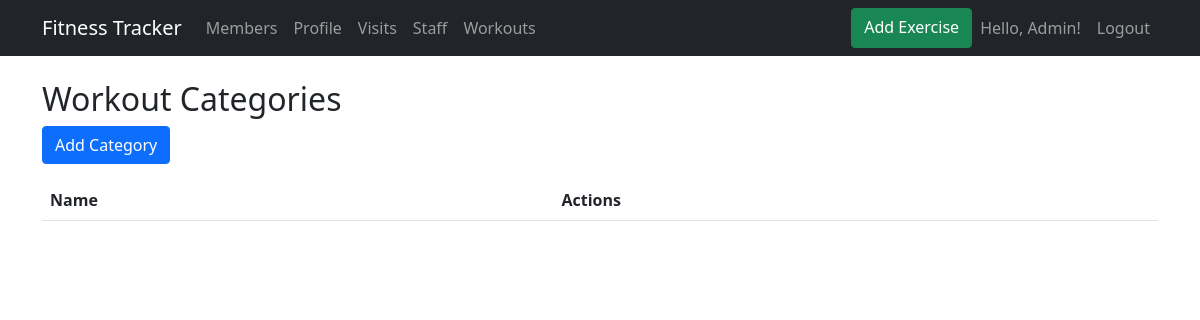
Page /categories/ (signed in) on the earlier database version.
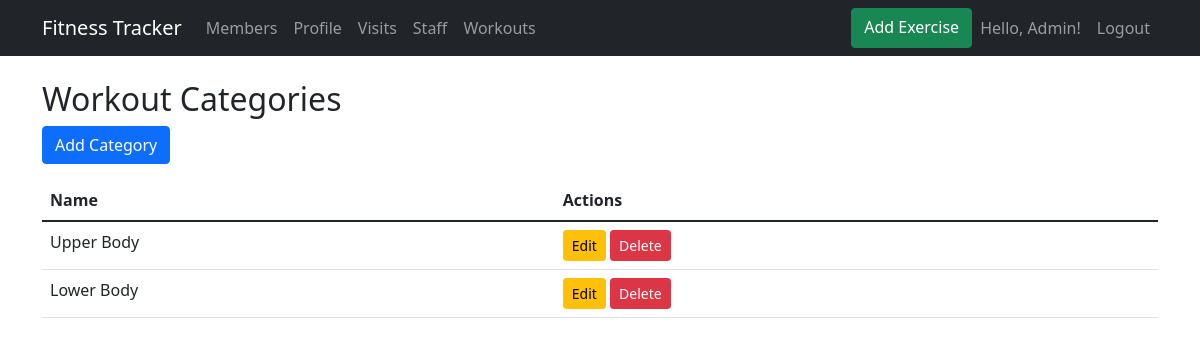
Same page on the later database version.
### fitness/models.py (models this page shows, shortened)
class WorkoutCategory(models.Model):
    name = models.CharField(max_length=100)
    created_at = models.DateTimeField(auto_now_add=True)
    updated_at = models.DateTimeField(auto_now=True)

### fitness/views.py (the view)
# urls.py: path('categories/', views.category_list, name='category_list'),
@login_required
def category_list(request):
    categories = WorkoutCategory.objects.all()
    return render(request, 'fitness/category_list.html', {'categories': categories})

### fitness/templates/fitness/category_list.html
{% extends 'base.html' %}
{% block content %}
<h2>Workout Categories</h2>
<a href="{% url 'category_create' %}" class="btn btn-primary mb-3">Add Category</a>
<table class="table">
    <thead>
        <tr>
            <th>Name</th>
            <th>Actions</th>
        </tr>
    </thead>
    <tbody>
        {% for category in categories %}
        <tr>
            <td>{{ category.name }}</td>
            <td>
                <a href="{% url 'category_update' category.pk %}" class="btn btn-sm btn-warning">Edit</a>
                <a href="{% url 'category_delete' category.pk %}" class="btn btn-sm btn-danger">Delete</a>
            </td>
        </tr>
        {% endfor %}
    </tbody>
</table>
{% endblock %}

Differences in the rows shown:
added WorkoutCategory: name "Upper Body"
added WorkoutCategory: name "Lower Body"
